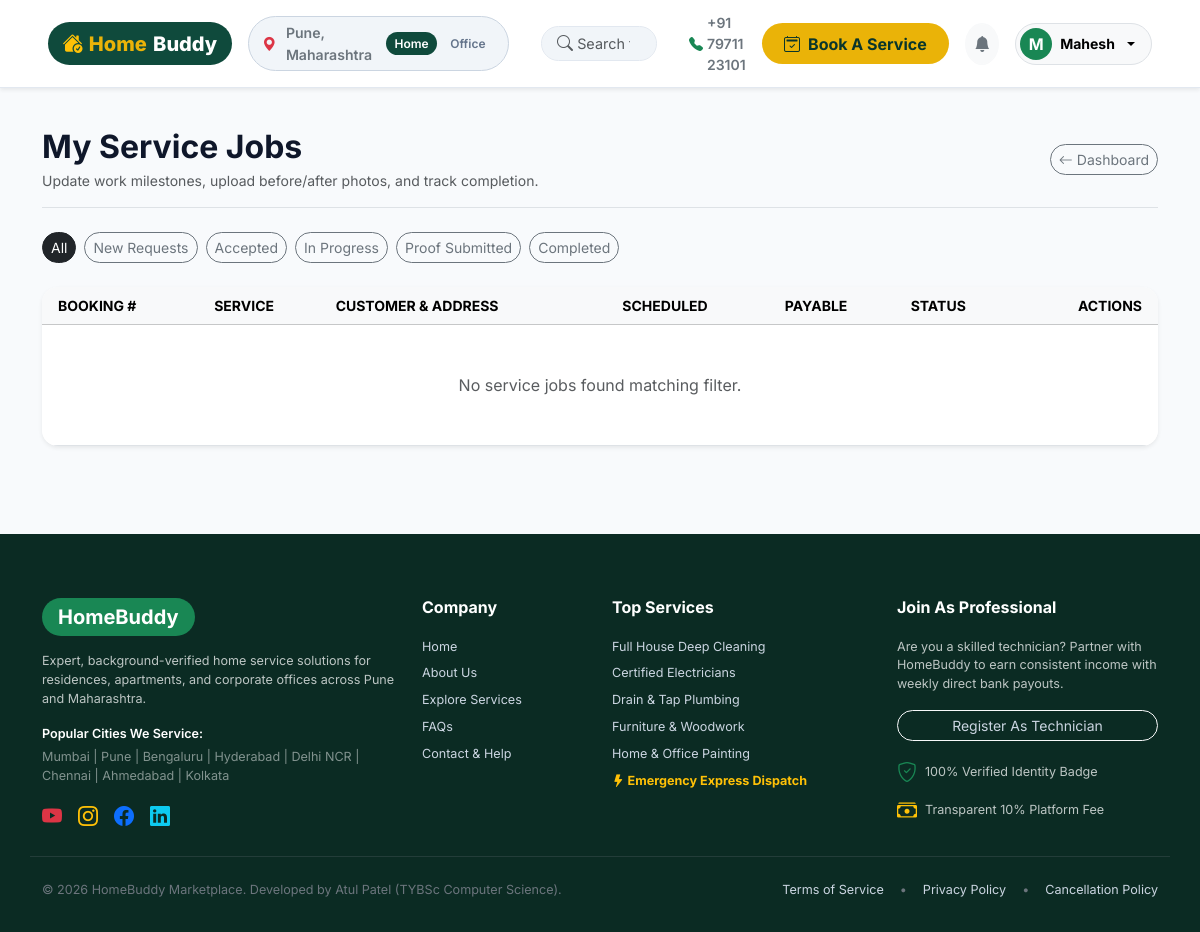
/provider/jobs/ (signed in), run on an earlier commit of the app's database.
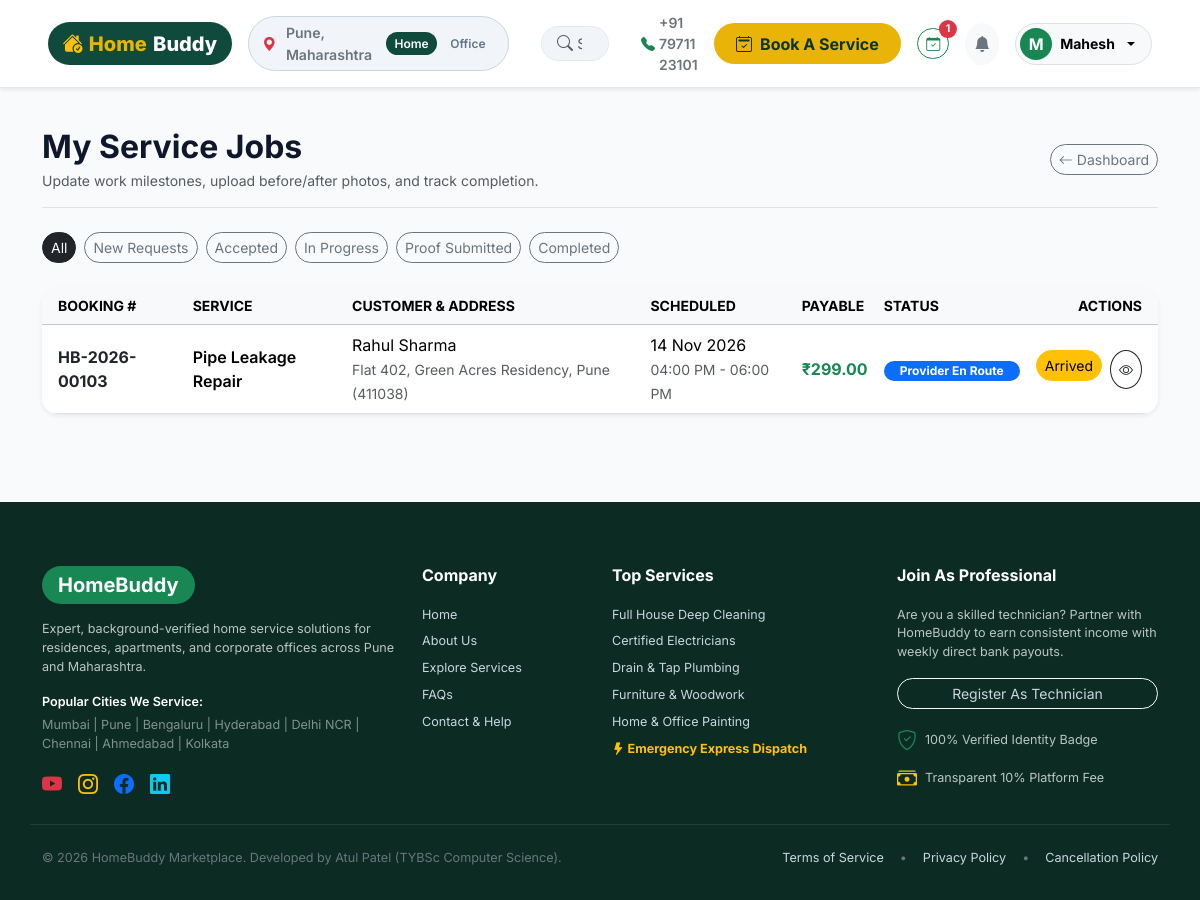
And on a later commit of the database.
### apps/bookings/models.py (models this page shows, shortened)
class Booking(models.Model):
    STATUS_CHOICES = (
        ('REQUESTED', 'Booking Requested'),
        ('ACCEPTED', 'Accepted by Provider'),
        ('REJECTED', 'Declined by Provider'),
        ('EN_ROUTE', 'Provider En Route'),
        ('ARRIVED', 'Provider Arrived at Location'),
        ('IN_PROGRESS', 'Service in Progress'),
        ('WORK_PROOF_SUBMITTED', 'Work Proof Submitted (Awaiting Customer Sign-off)'),
        ('COMPLETED', 'Service Completed'),
        ('CANCELLED', 'Cancelled'),
        ('DISPUTED', 'Disputed / Under Investigation'),
    )
    TIME_SLOT_CHOICES = (
        ('08:00 AM - 10:00 AM', 'Morning (08:00 AM - 10:00 AM)'),
        ('10:00 AM - 12:00 PM', 'Late Morning (10:00 AM - 12:00 PM)'),
        ('12:00 PM - 02:00 PM', 'Afternoon (12:00 PM - 02:00 PM)'),
        ('02:00 PM - 04:00 PM', 'Late Afternoon (02:00 PM - 04:00 PM)'),
        ('04:00 PM - 06:00 PM', 'Evening (04:00 PM - 06:00 PM)'),
        ('06:00 PM - 08:00 PM', 'Late Evening (06:00 PM - 08:00 PM)'),
    )
    booking_number = models.CharField(max_length=32, unique=True, default=generate_booking_number, editable=False)
    customer = models.ForeignKey(CustomerProfile, on_delete=models.PROTECT, related_name='bookings')
    provider = models.ForeignKey(ProviderProfile, on_delete=models.SET_NULL, null=True, blank=True, related_name='assigned_bookings')
    service = models.ForeignKey(Service, on_delete=models.PROTECT, related_name='bookings')
    address = models.ForeignKey(Address, on_delete=models.PROTECT, related_name='service_bookings')
    scheduled_date = models.DateField()
    time_slot = models.CharField(max_length=50, choices=TIME_SLOT_CHOICES, default='10:00 AM - 12:00 PM')
    is_emergency = models.BooleanField(default=False, verbose_name="Emergency Express Dispatch")
    special_instructions = models.TextField(null=True, blank=True, help_text="Specific issues, flat directions, access gates")
    status = models.CharField(max_length=30, choices=STATUS_CHOICES, default='REQUESTED')
    rejection_reason = models.TextField(null=True, blank=True)
    cancellation_reason = models.TextField(null=True, blank=True)
    service_price = models.DecimalField(max_digits=10, decimal_places=2, default=Decimal('0.00'))
    emergency_fee = models.DecimalField(max_digits=10, decimal_places=2, default=Decimal('0.00'))
    discount_amount = models.DecimalField(max_digits=10, decimal_places=2, default=Decimal('0.00'))
    total_amount = models.DecimalField(max_digits=10, decimal_places=2, default=Decimal('0.00'))
    created_at = models.DateTimeField(auto_now_add=True)
    updated_at = models.DateTimeField(auto_now=True)
    class Meta:
        ordering = ['-created_at']

### apps/services/models.py (models this page shows, shortened)
class Service(models.Model):
    PRICING_TYPES = (
        ('FIXED', 'Fixed Package Rate'),
        ('HOURLY', 'Hourly Labor Rate'),
        ('PACKAGE', 'Comprehensive BHK Package'),
    )
    category = models.ForeignKey(Category, on_delete=models.CASCADE, related_name='services')
    name = models.CharField(max_length=150, verbose_name="Service Name")
    slug = models.SlugField(max_length=170, unique=True, blank=True)
    short_description = models.CharField(max_length=255, help_text="Short teaser description for service cards")
    detailed_description = models.TextField(help_text="Full service inclusions, exclusions, and warranty notes")
    image = models.ImageField(upload_to='services/', null=True, blank=True)
    pricing_type = models.CharField(max_length=20, choices=PRICING_TYPES, default='FIXED')
    base_price = models.DecimalField(max_digits=10, decimal_places=2, verbose_name="Base Price (₹)")
    estimated_duration_minutes = models.PositiveIntegerField(default=60, help_text="Estimated time in minutes")
    is_emergency_eligible = models.BooleanField(default=False, verbose_name="Emergency Booking Allowed")
    emergency_surcharge = models.DecimalField(max_digits=10, decimal_places=2, default=Decimal('199.00'), verbose_name="Emergency Surcharge (₹)")
    is_active = models.BooleanField(default=True)
    created_at = models.DateTimeField(auto_now_add=True)
    class Meta:
        ordering = ['category', 'base_price']

### apps/customers/models.py (models this page shows, shortened)
class CustomerProfile(models.Model):
    user = models.OneToOneField(settings.AUTH_USER_MODEL, on_delete=models.CASCADE, related_name='customer_profile')
    emergency_contact_name = models.CharField(max_length=100, null=True, blank=True)
    emergency_contact_phone = models.CharField(max_length=15, null=True, blank=True)
    notes = models.TextField(null=True, blank=True, help_text="Special household notes or entry instructions")
    created_at = models.DateTimeField(auto_now_add=True)
    updated_at = models.DateTimeField(auto_now=True)

class Address(models.Model):
    TITLE_CHOICES = (
        ('Home', 'Home'),
        ('Office', 'Office'),
        ('Other', 'Other'),
    )
    user = models.ForeignKey(settings.AUTH_USER_MODEL, on_delete=models.CASCADE, related_name='addresses')
    title = models.CharField(max_length=20, choices=TITLE_CHOICES, default='Home')
    address_line1 = models.CharField(max_length=255, verbose_name="House/Flat No, Apartment/Street")
    address_line2 = models.CharField(max_length=255, null=True, blank=True, verbose_name="Area / Locality")
    landmark = models.CharField(max_length=150, null=True, blank=True)
    city = models.CharField(max_length=100, default='Pune')
    state = models.CharField(max_length=100, default='Maharashtra')
    pincode = models.CharField(max_length=10, verbose_name="6-Digit Postal Code")
    latitude = models.DecimalField(max_digits=9, decimal_places=6, null=True, blank=True)
    longitude = models.DecimalField(max_digits=9, decimal_places=6, null=True, blank=True)
    is_default = models.BooleanField(default=False)
    created_at = models.DateTimeField(auto_now_add=True)
    class Meta:
        verbose_name_plural = 'Customer Addresses'
        ordering = ['-is_default', '-created_at']

### apps/accounts/models.py (models this page shows, shortened)
class User(AbstractUser):
    ROLE_CHOICES = (
        ('CUSTOMER', 'Customer'),
        ('PROVIDER', 'Service Provider'),
        ('ADMIN', 'Platform Administrator'),
    )
    email = models.EmailField(unique=True, verbose_name="Email Address")
    phone = models.CharField(
        max_length=15, unique=True, null=True, blank=True, verbose_name="Mobile Number"
    )
    role = models.CharField(max_length=20, choices=ROLE_CHOICES, default='CUSTOMER', verbose_name="User Role")
    avatar = models.ImageField(upload_to='avatars/', null=True, blank=True, verbose_name="Profile Picture")
    last_login_ip = models.GenericIPAddressField(null=True, blank=True, verbose_name="Last Login IP")
    created_at = models.DateTimeField(auto_now_add=True)
    updated_at = models.DateTimeField(auto_now=True)
    USERNAME_FIELD = 'email'
    REQUIRED_FIELDS = ['username', 'first_name', 'last_name']
    class Meta:
        verbose_name = 'User Account'
        verbose_name_plural = 'User Accounts'
        ordering = ['-date_joined']
        indexes = [models.Index(fields=['role', 'is_active'])]
    @property
    def is_customer(self):
        return self.role == 'CUSTOMER'
    @property
    def is_provider(self):
        return self.role == 'PROVIDER'
    @property
    def is_admin_user(self):
        return self.role == 'ADMIN' or self.is_superuser

### apps/professionals/views.py (the view)
# urls.py: path('jobs/', views.jobs_view, name='jobs'),
@login_required
@provider_required
def jobs_view(request):
    profile, _ = ProviderProfile.objects.get_or_create(user=request.user)
    status_filter = (request.GET.get('status') or '').strip()
    jobs = Booking.objects.filter(provider=profile).select_related(
        'service', 'customer__user', 'address'
    )
    if status_filter:
        jobs = jobs.filter(status=status_filter)
    jobs = jobs.order_by('-created_at')
    paginator = Paginator(jobs, PAGE_SIZE)
    page_obj = paginator.get_page(request.GET.get('page'))
    query_params = request.GET.copy()
    query_params.pop('page', None)
    return render(request, 'professional/jobs.html', {
        'profile': profile,
        'jobs': page_obj,
        'page_obj': page_obj,
        'is_paginated': page_obj.has_other_pages(),
        'querystring': query_params.urlencode(),
        'selected_status': status_filter,
        'title': 'My Service Jobs',
    })

### templates/professional/jobs.html (shortened to what the changed rows need)
{% extends 'base.html' %}
{% block content %}
<div class="container py-4">
    <div class="d-flex flex-column flex-md-row align-items-md-center justify-content-between pb-3 mb-4 border-bottom gap-3">
        <div>
            <h2 class="fw-bold mb-1">My Service Jobs</h2>
        </div>
    </div>
    <div class="card border-0 shadow-sm rounded-4 overflow-hidden bg-white">
        <div class="table-responsive">
            <table class="table table-hover align-middle mb-0">
                <thead class="table-light text-muted small">
                    <tr>
                        <th class="ps-3">BOOKING #</th>
                        <th>SERVICE</th>
                        <th>CUSTOMER & ADDRESS</th>
                        <th>SCHEDULED</th>
                        <th>PAYABLE</th>
                        <th>STATUS</th>
                        <th class="text-end pe-3">ACTIONS</th>
                    </tr>
                </thead>
                <tbody>
                    {% for j in jobs %}
                        <tr>
                            <td class="ps-3 fw-bold text-dark">{{ j.booking_number }}</td>
                            <td class="fw-semibold">{{ j.service.name }}</td>
                            <td>
                                <div>{{ j.customer.user.get_full_name }}</div>
                                <small class="text-muted">{{ j.address.address_line1 }}, {{ j.address.city }} ({{ j.address.pincode }})</small>
                            </td>
                            <td>
                                <div>{{ j.scheduled_date|date:"d M Y" }}</div>
                                <small class="text-muted">{{ j.time_slot }}</small>
                            </td>
                            <td class="fw-bold text-success">₹{{ j.total_amount }}</td>
                            <td>
                                <span class="badge
                                    {% if j.status == 'COMPLETED' %}bg-success
                                    {% elif j.status == 'CANCELLED' %}bg-danger
                                    {% elif j.status == 'WORK_PROOF_SUBMITTED' %}bg-warning text-dark
                                    {% else %}bg-primary{% endif %} rounded-pill px-3 py-1">
                                    {{ j.get_status_display }}
                                </span>
                            </td>
                            <td class="text-end pe-3">
                                <div class="d-inline-flex gap-2">
                                    {% if j.status == 'REQUESTED' %}
                                        <form action="{% url 'professionals:accept_booking' booking_id=j.id %}" method="POST" class="d-inline">{% csrf_token %}<button type="submit" class="btn btn-success btn-sm rounded-pill px-3">Accept</button></form>
                                    {% elif j.status == 'ACCEPTED' %}
                                        <form action="{% url 'professionals:update_job_status' booking_id=j.id new_status='EN_ROUTE' %}" method="POST" class="d-inline">{% csrf_token %}<button type="submit" class="btn btn-primary btn-sm rounded-pill">En Route</button></form>
                                    {% elif j.status == 'EN_ROUTE' %}
                                        <form action="{% url 'professionals:update_job_status' booking_id=j.id new_status='ARRIVED' %}" method="POST" class="d-inline">{% csrf_token %}<button type="submit" class="btn btn-warning btn-sm rounded-pill">Arrived</button></form>
                                    {% elif j.status == 'ARRIVED' %}
                                        <form action="{% url 'professionals:update_job_status' booking_id=j.id new_status='IN_PROGRESS' %}" method="POST" class="d-inline">{% csrf_token %}<button type="submit" class="btn btn-dark btn-sm rounded-pill">Start Work</button></form>
                                    {% elif j.status == 'IN_PROGRESS' %}
                                        <a href="{% url 'professionals:work_proof_upload' booking_id=j.id %}" class="btn btn-success btn-sm rounded-pill">Upload Proof</a>
                                    {% endif %}
                                    <a href="{% url 'bookings:detail' booking_id=j.id %}" class="btn btn-outline-dark btn-sm rounded-circle p-2" title="View Full Details">
                                        <i class="bi bi-eye"></i>
                                    </a>
                                </div>
                            </td>
                        </tr>
                    {% empty %}
                        <tr>
                            <td colspan="7" class="text-center py-5 text-muted">
                                No service jobs found matching filter.
                            </td>
                        </tr>
                    {% endfor %}
                </tbody>
            </table>
        </div>
    </div>
</div>
{% endblock %}

### templates/base.html (shortened to what the changed rows need)
{% load static %}
<!DOCTYPE html>
<html lang="en">
<head>
    <link href="https://cdn.jsdelivr.net/npm/bootstrap@5.3.3/dist/css/bootstrap.min.css" rel="stylesheet">
    <link rel="stylesheet" href="https://cdn.jsdelivr.net/npm/bootstrap-icons@1.11.3/font/bootstrap-icons.min.css">
    <link rel="stylesheet" href="{% static 'css/style.css' %}">
</head>
<body>
    <nav class="hb-navbar shadow-sm">
        <div class="container-fluid px-lg-5">
            <div class="d-flex align-items-center justify-content-between w-100 gap-3">
                <div class="d-flex align-items-center gap-3">
                    {% if user.is_authenticated %}
                        {% if active_bookings_count > 0 %}
                            <a href="{% if user.is_customer %}{% url 'customers:bookings' %}{% else %}{% url 'professionals:jobs' %}{% endif %}" class="btn btn-outline-success btn-sm rounded-pill position-relative" title="Active bookings" aria-label="Active bookings">
                                <i class="bi bi-calendar-check"></i>
                                <span class="position-absolute top-0 start-100 translate-middle badge rounded-pill bg-danger">
                                    {{ active_bookings_count }}
                                </span>
                            </a>
                        {% endif %}
                    {% endif %}
                </div>
            </div>
        </div>
    </nav>
    <main id="main-content" role="main">
        {% block content %}{% endblock %}
    </main>
</body>
</html>

What changed in the data, as far as the page shows it:
added Booking: booking_number "HB-2026-00103", service.name "Pipe Leakage Repair", customer.user.get_full_name "Rahul Sharma", address.address_line1 "Flat 402, Green Acres Residency", address.city "Pune", address.pincode "411038", scheduled_date "14 Nov 2026", time_slot "04:00 PM - 06:00 PM", total_amount "299.00", status "Provider En Route", shows "Arrived"
Also different on the page:
{{ active_bookings_count }}: (not shown) → "1"
text no longer shown: "No service jobs found matching filter."
